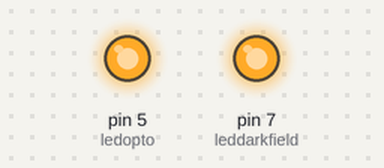
Recording of a sketch running on a simulated Arduino Uno, built with avr-gcc and run on an emulated ATmega328P. Parts: output pins drawn as LEDs (lit = HIGH).

Above: at 0.1 s.
At 124.1 s:
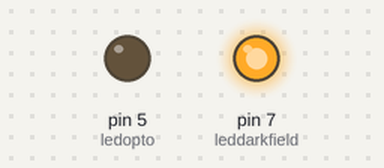
Timing chart, 0 to 125.6 s (numbered marks = the images above):
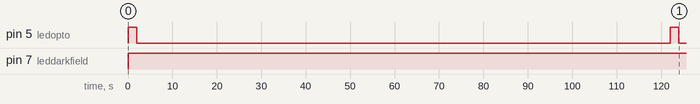

Measured:
- by itself, pin 5 (ledopto): alternates HIGH for 2.0 s and LOW for 120 s
- by itself, pin 7 (leddarkfield): LOW → HIGH at 0.00 s

The sketch:

ArduinoTest.ino
```cpp
const int ledopto = 5;
const int leddarkfield = 7;

void setup() {
  pinMode(ledopto, OUTPUT);
  pinMode(leddarkfield, OUTPUT);
}

void loop() {

  // Turn BOTH LEDs ON at the same time
  digitalWrite(ledopto, HIGH);
  digitalWrite(leddarkfield, HIGH);

  // ledopto stays ON for 2 seconds
  delay(2000);
  digitalWrite(ledopto, LOW);

  // leddarkfield stays ON for a total of 122000 ms
  delay(122000 - 2000);  
  digitalWrite(leddarkfield, LOW);

}
```
